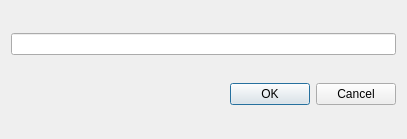
<?xml version="1.0" encoding="UTF-8"?>
<ui version="4.0">
 <class>Dialog</class>
 <widget class="QDialog" name="Dialog">
  <property name="geometry">
   <rect>
    <x>0</x>
    <y>0</y>
    <width>407</width>
    <height>139</height>
   </rect>
  </property>
  <property name="windowTitle">
   <string>Dialog</string>
  </property>
  <layout class="QVBoxLayout" name="verticalLayout">
   <item>
    <widget class="QLineEdit" name="lineEdit"/>
   </item>
   <item>
    <widget class="QDialogButtonBox" name="buttonBox">
     <property name="orientation">
      <enum>Qt::Horizontal</enum>
     </property>
     <property name="standardButtons">
      <set>QDialogButtonBox::Cancel|QDialogButtonBox::Ok</set>
     </property>
    </widget>
   </item>
  </layout>
 </widget>
 <resources/>
 <connections>
  <connection>
   <sender>buttonBox</sender>
   <signal>accepted()</signal>
   <receiver>Dialog</receiver>
   <slot>accept()</slot>
   <hints>
    <hint type="sourcelabel">
     <x>248</x>
     <y>254</y>
    </hint>
    <hint type="destinationlabel">
     <x>157</x>
     <y>274</y>
    </hint>
   </hints>
  </connection>
  <connection>
   <sender>buttonBox</sender>
   <signal>rejected()</signal>
   <receiver>Dialog</receiver>
   <slot>reject()</slot>
   <hints>
    <hint type="sourcelabel">
     <x>316</x>
     <y>260</y>
    </hint>
    <hint type="destinationlabel">
     <x>286</x>
     <y>274</y>
    </hint>
   </hints>
  </connection>
 </connections>
</ui>
